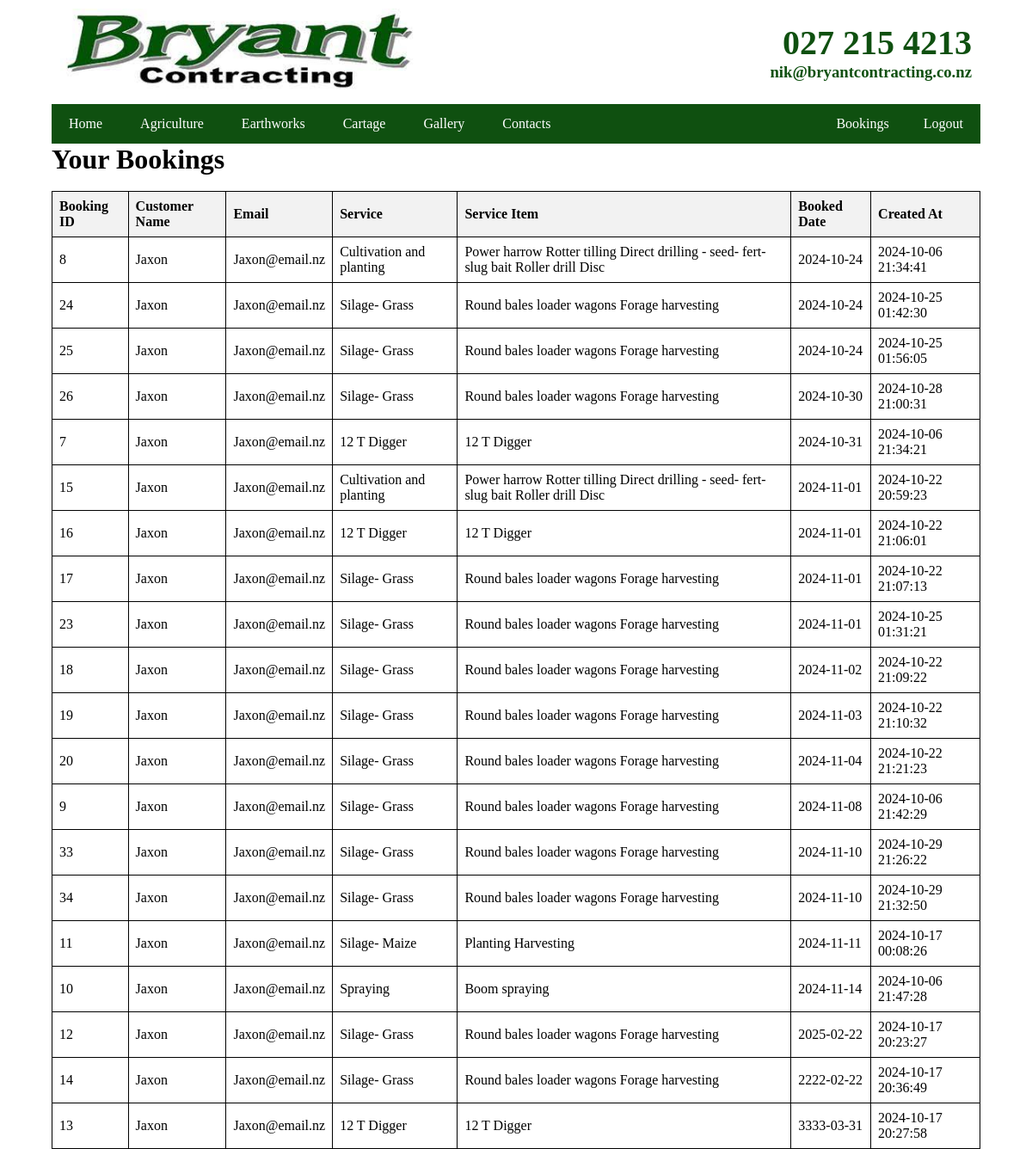
/custdashboard_bookings.php (signed in), run on the app's committed database.
### tables this page shows
CREATE TABLE `bookings` (
  `id` int(11) NOT NULL,
  `customer_id` int(11) NOT NULL,
  `service_id` int(11) NOT NULL,
  `date_booking` date NOT NULL,
  `created_at` timestamp NOT NULL DEFAULT current_timestamp()
);

CREATE TABLE `accounts` (
  `id` int(11) NOT NULL,
  `username` varchar(50) NOT NULL,
  `password` varchar(255) NOT NULL,
  `email` varchar(100) NOT NULL,
  `admin` int(11) NOT NULL,
  `activation_code` varchar(50) DEFAULT ''
);

CREATE TABLE `service` (
  `id` int(11) NOT NULL,
  `service_name` varchar(40) NOT NULL,
  `items` text NOT NULL,
  `type` varchar(40) NOT NULL
);

### custdashboard_bookings.php (the view, shortened to what this page needs)
<?php
require 'setup.php';
$customer_id = $_SESSION['id'];
$stmt = $conn->prepare("
    SELECT
        bookings.id AS booking_id,
        accounts.username AS customer_name,
        accounts.email AS customer_email,
        service.service_name,
        service.items,
        bookings.date_booking,
        bookings.created_at
    FROM
        bookings
    LEFT JOIN
        accounts ON bookings.customer_id = accounts.id
    LEFT JOIN
        service ON bookings.service_id = service.id
    WHERE bookings.customer_id= ?
    ORDER BY
        bookings.date_booking, accounts.username
");
$stmt->bind_param("i", $customer_id);
$stmt->execute();
$results = $stmt->get_result();
?>
<!DOCTYPE html>
<html>
    <head>
        <link rel="stylesheet" type="text/css" href="css/style.css">
    </head>
    <body>
        <div class="wrapper">
            <?php include 'header.php'; ?>
        <h1>Your Bookings</h1>
        <br>
        <table>
            <tr>
                <th>Booking ID</th>
                <th>Customer Name</th>
                <th>Email</th>
                <th>Service</th>
                <th>Service Item</th>
                <th>Booked Date</th>
                <th>Created At</th>
            </tr>
            <?php while ($row = $results->fetch_assoc()): ?>
            <tr>
            <td><?php echo htmlspecialchars($row['booking_id']); ?></td>
            <td><?php echo htmlspecialchars($row['customer_name']); ?></td>
            <td><?php echo htmlspecialchars($row['customer_email']); ?></td>
            <td><?php echo htmlspecialchars($row['service_name']); ?></td>
            <td><?php echo htmlspecialchars($row['items']); ?></td>
            <td><?php echo htmlspecialchars($row['date_booking']); ?></td>
            <td><?php echo htmlspecialchars($row['created_at']); ?></td>
            </tr>
            <?php endwhile; ?>
        </table>
    </body>
</html>

### CSS/style.css (style rules this page uses)
.wrapper { margin: 0 auto; width: 90%; }
* { margin: 0; padding: 0; box-sizing: border-box; }

### custdashboard_bookings.php (style rules this page uses)
table { width: 100%; border-collapse: collapse; }
table, th, td { border: 1px solid black; }
th, td { padding: 8px; text-align: left; }
th { background-color: #f2f2f2; }

### data on the page
bookings: id "8", customer.username "Jaxon", customer.email "Jaxon@email.nz", service.service_name "Cultivation and planting", service.items "Power harrow Rotter tilling Direct drilling - seed- fert- slug bait Roller drill Disc", date_booking "2024-10-24", created_at "2024-10-06 21:34:41"
bookings: id "24", customer.username "Jaxon", customer.email "Jaxon@email.nz", service.service_name "Silage- Grass", service.items "Round bales loader wagons Forage harvesting", date_booking "2024-10-24", created_at "2024-10-25 01:42:30"
bookings: id "25", customer.username "Jaxon", customer.email "Jaxon@email.nz", service.service_name "Silage- Grass", service.items "Round bales loader wagons Forage harvesting", date_booking "2024-10-24", created_at "2024-10-25 01:56:05"
bookings: id "26", customer.username "Jaxon", customer.email "Jaxon@email.nz", service.service_name "Silage- Grass", service.items "Round bales loader wagons Forage harvesting", date_booking "2024-10-30", created_at "2024-10-28 21:00:31"
bookings: id "7", customer.username "Jaxon", customer.email "Jaxon@email.nz", service.service_name "12 T Digger", service.items "12 T Digger", date_booking "2024-10-31", created_at "2024-10-06 21:34:21"
bookings: id "15", customer.username "Jaxon", customer.email "Jaxon@email.nz", service.service_name "Cultivation and planting", service.items "Power harrow Rotter tilling Direct drilling - seed- fert- slug bait Roller drill Disc", date_booking "2024-11-01", created_at "2024-10-22 20:59:23"
bookings: id "16", customer.username "Jaxon", customer.email "Jaxon@email.nz", service.service_name "12 T Digger", service.items "12 T Digger", date_booking "2024-11-01", created_at "2024-10-22 21:06:01"
bookings: id "17", customer.username "Jaxon", customer.email "Jaxon@email.nz", service.service_name "Silage- Grass", service.items "Round bales loader wagons Forage harvesting", date_booking "2024-11-01", created_at "2024-10-22 21:07:13"
bookings: id "23", customer.username "Jaxon", customer.email "Jaxon@email.nz", service.service_name "Silage- Grass", service.items "Round bales loader wagons Forage harvesting", date_booking "2024-11-01", created_at "2024-10-25 01:31:21"
bookings: id "18", customer.username "Jaxon", customer.email "Jaxon@email.nz", service.service_name "Silage- Grass", service.items "Round bales loader wagons Forage harvesting", date_booking "2024-11-02", created_at "2024-10-22 21:09:22"
bookings: id "19", customer.username "Jaxon", customer.email "Jaxon@email.nz", service.service_name "Silage- Grass", service.items "Round bales loader wagons Forage harvesting", date_booking "2024-11-03", created_at "2024-10-22 21:10:32"
bookings: id "20", customer.username "Jaxon", customer.email "Jaxon@email.nz", service.service_name "Silage- Grass", service.items "Round bales loader wagons Forage harvesting", date_booking "2024-11-04", created_at "2024-10-22 21:21:23"
bookings: id "9", customer.username "Jaxon", customer.email "Jaxon@email.nz", service.service_name "Silage- Grass", service.items "Round bales loader wagons Forage harvesting", date_booking "2024-11-08", created_at "2024-10-06 21:42:29"
bookings: id "33", customer.username "Jaxon", customer.email "Jaxon@email.nz", service.service_name "Silage- Grass", service.items "Round bales loader wagons Forage harvesting", date_booking "2024-11-10", created_at "2024-10-29 21:26:22"
bookings: id "34", customer.username "Jaxon", customer.email "Jaxon@email.nz", service.service_name "Silage- Grass", service.items "Round bales loader wagons Forage harvesting", date_booking "2024-11-10", created_at "2024-10-29 21:32:50"
bookings: id "11", customer.username "Jaxon", customer.email "Jaxon@email.nz", service.service_name "Silage- Maize", service.items "Planting Harvesting", date_booking "2024-11-11", created_at "2024-10-17 00:08:26"
bookings: id "10", customer.username "Jaxon", customer.email "Jaxon@email.nz", service.service_name "Spraying", service.items "Boom spraying", date_booking "2024-11-14", created_at "2024-10-06 21:47:28"
bookings: id "12", customer.username "Jaxon", customer.email "Jaxon@email.nz", service.service_name "Silage- Grass", service.items "Round bales loader wagons Forage harvesting", date_booking "2025-02-22", created_at "2024-10-17 20:23:27"
bookings: id "14", customer.username "Jaxon", customer.email "Jaxon@email.nz", service.service_name "Silage- Grass", service.items "Round bales loader wagons Forage harvesting", date_booking "2222-02-22", created_at "2024-10-17 20:36:49"
bookings: id "13", customer.username "Jaxon", customer.email "Jaxon@email.nz", service.service_name "12 T Digger", service.items "12 T Digger", date_booking "3333-03-31", created_at "2024-10-17 20:27:58"
